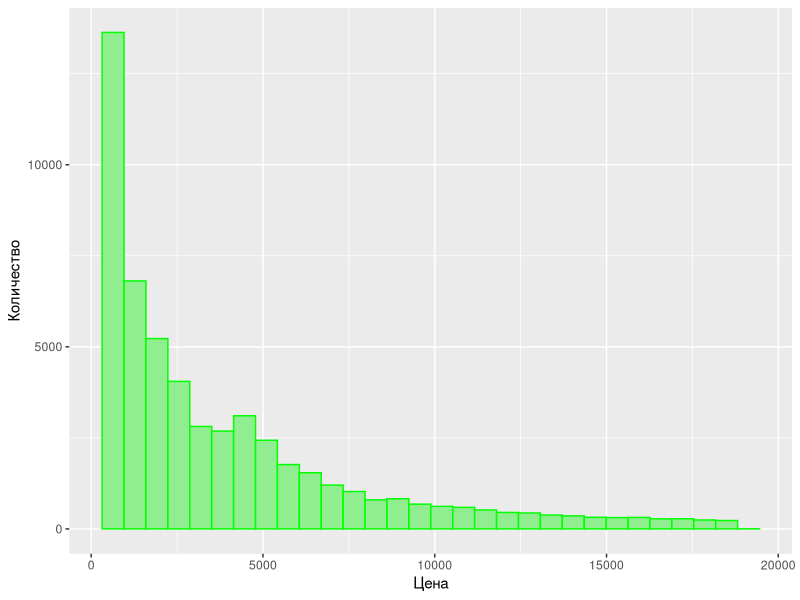
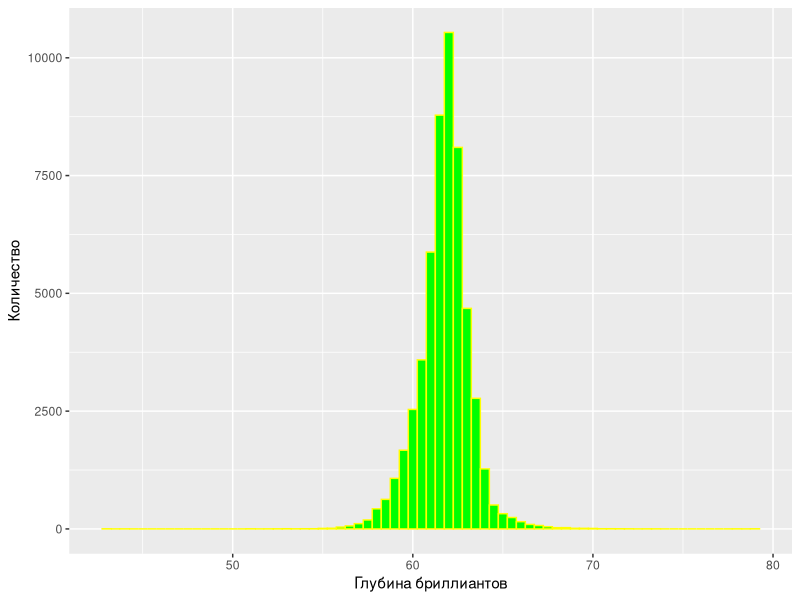
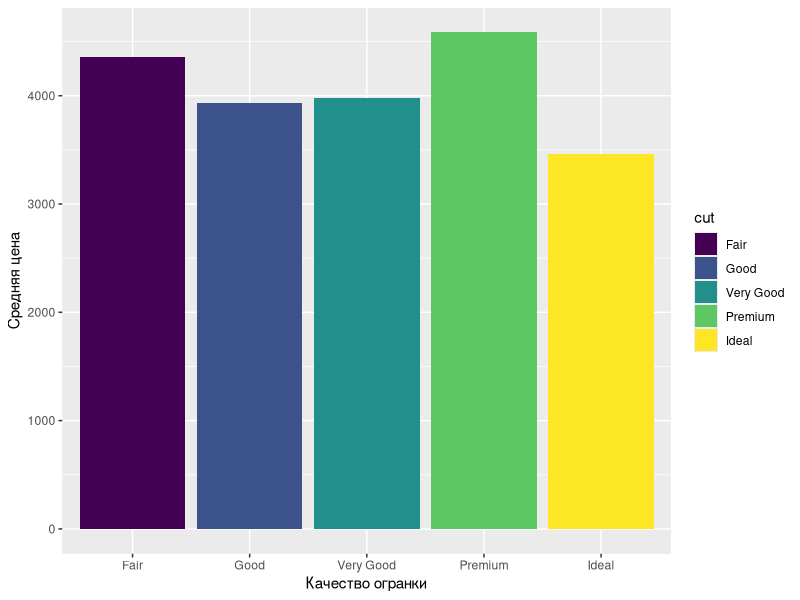
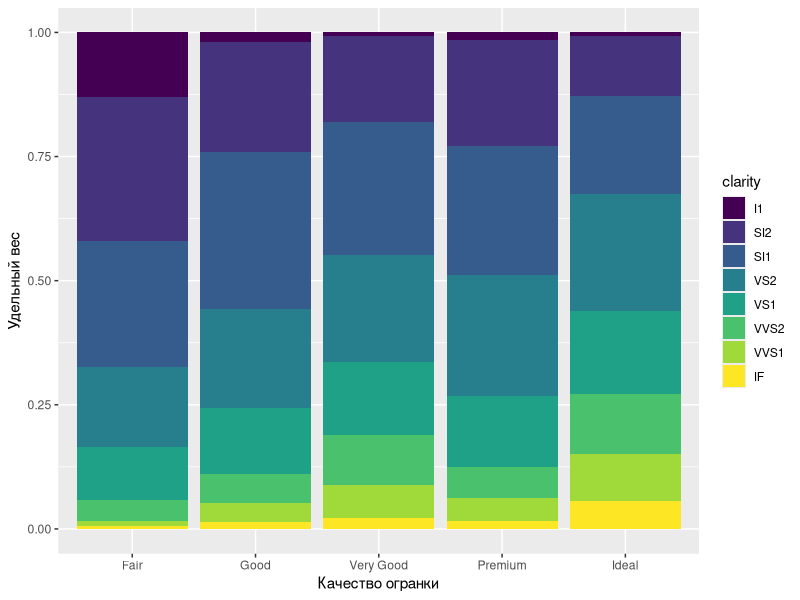
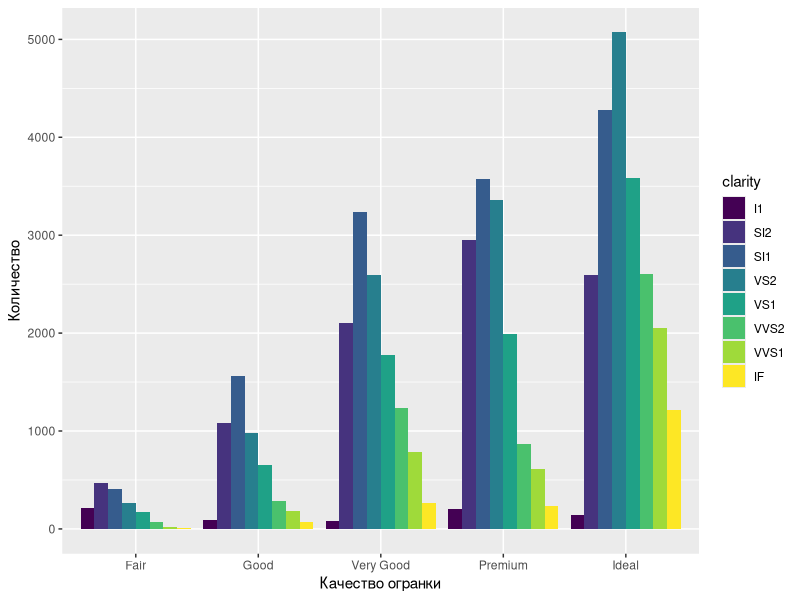
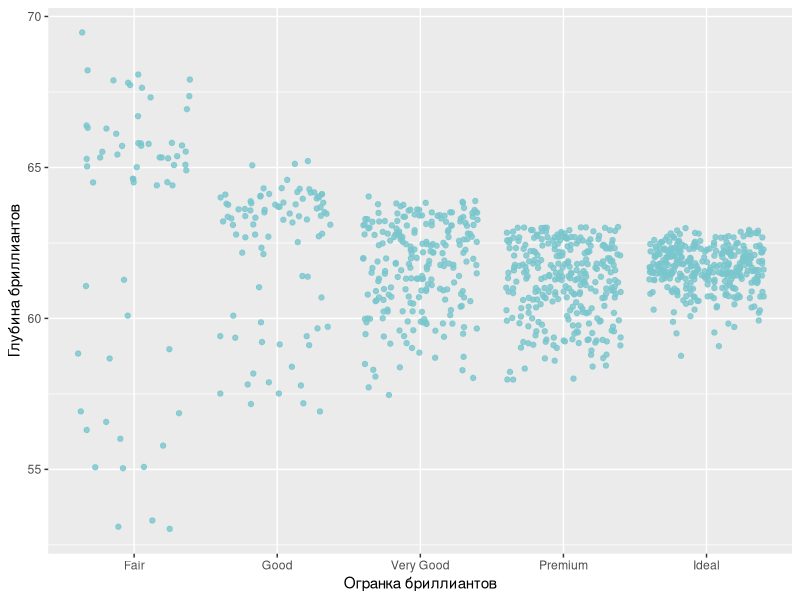
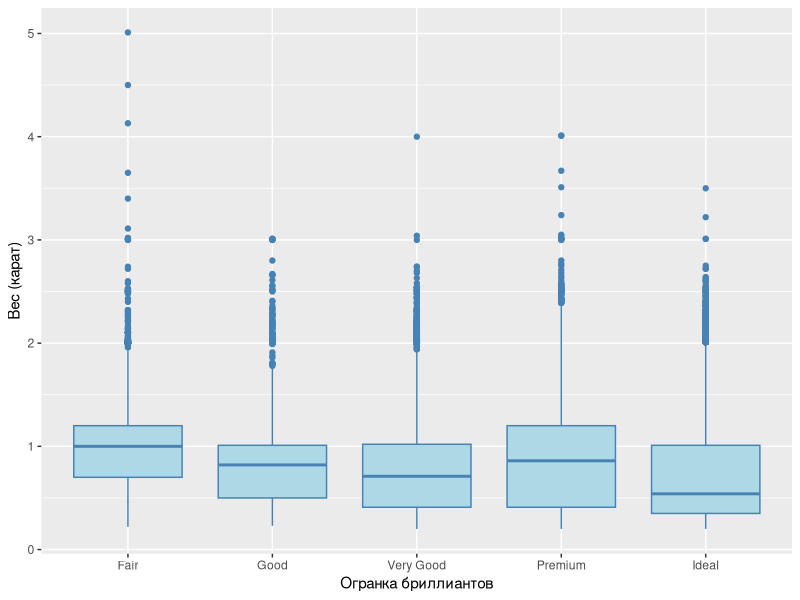
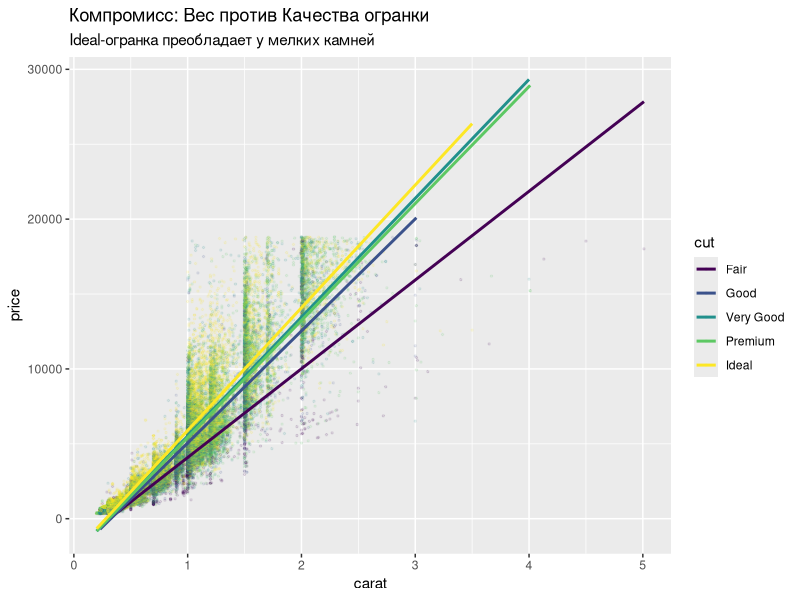

The R source for these figures, in order:
install.packages("tidyverse")
library(ggplot2)
library(dplyr)

# Загружаем набор данных diamonds
data(diamonds)
?diamonds

str(diamonds)
summary(diamonds)

#Проверим наличие пропусков в данных
colSums(is.na(diamonds))

# Строим гистограммы распределения бриллиантов по цене и глубине
ggplot(diamonds, mapping = aes(x = price)) + geom_histogram(color = "green", fill="lightgreen")+ xlab("Цена") + ylab("Количество")
ggplot(diamonds, mapping = aes(x = depth)) + geom_histogram(color = "Yellow", fill="green", binwidth = 0.5)+ xlab("Глубина бриллиантов") + ylab("Количество")

# Строим столбчатую диаграмму средней цены бриллиантов в зависимости от качества огранки
ggplot(diamonds %>% group_by(cut) %>% summarise(avg_price = mean(price)))+ geom_col(mapping = aes(x = cut,y = avg_price,fill = cut))+ xlab("Качество огранки") + ylab("Средняя цена")

# Строим столбчатую диаграмму с подкатегориями 2 способами
ggplot(diamonds) + geom_bar(mapping = aes(x = cut, fill = clarity),position="fill")+ xlab("Качество огранки") + ylab("Удельный вес")
ggplot(diamonds) + geom_bar(mapping = aes(x = cut, fill = clarity),position="dodge")+ xlab("Качество огранки") + ylab("Количество")

# Строим диаграмму рессеяния
ggplot(head(diamonds, 1000), mapping = aes(x = cut, y = depth)) + geom_jitter(color = "cadetblue3",alpha = 0.8)+ xlab("Огранка бриллиантов") + ylab("Глубина бриллиантов")

# Строим boxplot (ящик с усами)
ggplot(diamonds,mapping = aes(x = cut,y = carat)) + geom_boxplot(color = "steelblue",fill="lightblue") + xlab("Огранка бриллиантов") + ylab("Вес (карат)")

# Средний вес по категориям огранки
diamonds %>%
  group_by(cut) %>%
  summarise(
    avg_price = mean(price),
    avg_carat = mean(carat),
    n = n()
  ) %>%
  arrange(desc(avg_price))

# Визуализируем компромисс
ggplot(diamonds, aes(x = carat, y = price, color = cut)) +
  geom_point(alpha = 0.1, size = 0.5) +
  geom_smooth(method = "lm", se = FALSE) +
  labs(title = "Компромисс: Вес против Качества огранки",
       subtitle = "Ideal-огранка преобладает у мелких камней")

# Сравним цены для камней ОДИНАКОВОГО веса (например, 1 карат)
diamonds %>%
  filter(carat >= 0.99, carat <= 1.01) %>%  # Бриллианты ~1 карат
  group_by(cut) %>%
  summarise(
    avg_price = mean(price),
    n = n()
  ) %>%
  arrange(desc(avg_price))

# Визуализируем взаимосвязь всех трех переменных
ggplot(diamonds, aes(x = carat, y = price, color = clarity)) +
  geom_point(alpha = 0.05) +
  facet_wrap(~ cut) +
  labs(title = "Взаимосвязь: Вес-Цена-Чистота по типам огранки")

# Числовой анализ
triple_analysis <- diamonds %>%
  group_by(cut) %>%
  summarise(
    avg_carat = mean(carat),
    avg_price = mean(price),
    # Доля высоких clarity (IF, VVS)
    prop_high_clarity = mean(clarity %in% c("IF", "VVS1", "VVS2")),
    # Доля низких clarity (I1, SI)
    prop_low_clarity = mean(clarity %in% c("I1", "SI1", "SI2")),
    n = n()
  ) %>%
  arrange(desc(avg_price))

triple_analysis

# Самый простой и наглядный способ
top_10_expensive <- diamonds %>%
  arrange(desc(price)) %>%    # Сортируем по убыванию цены
  head(10) %>%                # Берем первые 10 строк
  select(price, carat, cut, color, clarity, depth, table)  # Выбираем ключевые столбцы

# Выводим результат
print("10 САМЫХ ДОРОГИХ БРИЛЛИАНТОВ:")
print(top_10_expensive)

# Создадим график, показывающий топ-10 самых дорогих
ggplot(diamonds, aes(x = carat, y = price)) +
  geom_point(alpha = 0.1, color = "gray70") +  # Все бриллианты
  geom_point(data = top_10_expensive, 
             aes(color = cut, size = price),
             alpha = 0.8) +  # Топ-10
  scale_size_continuous(range = c(3, 8)) +
  labs(
    title = "10 самых дорогих бриллиантов в общем распределении",
    subtitle = "Размер точки = цена, цвет = тип огранки",
    x = "Вес (карат)",
    y = "Цена ($)"
  ) +
  theme_minimal()

# Давайте найдем эти "гиганты" 5 и 4 карата
giants <- diamonds %>%
  filter(carat >= 4) %>%
  arrange(desc(price)) %>%
  select(price, carat, cut, color, clarity, depth)

print("БРИЛЛИАНТЫ-ГИГАНТЫ (4+ карата):")
print(giants)